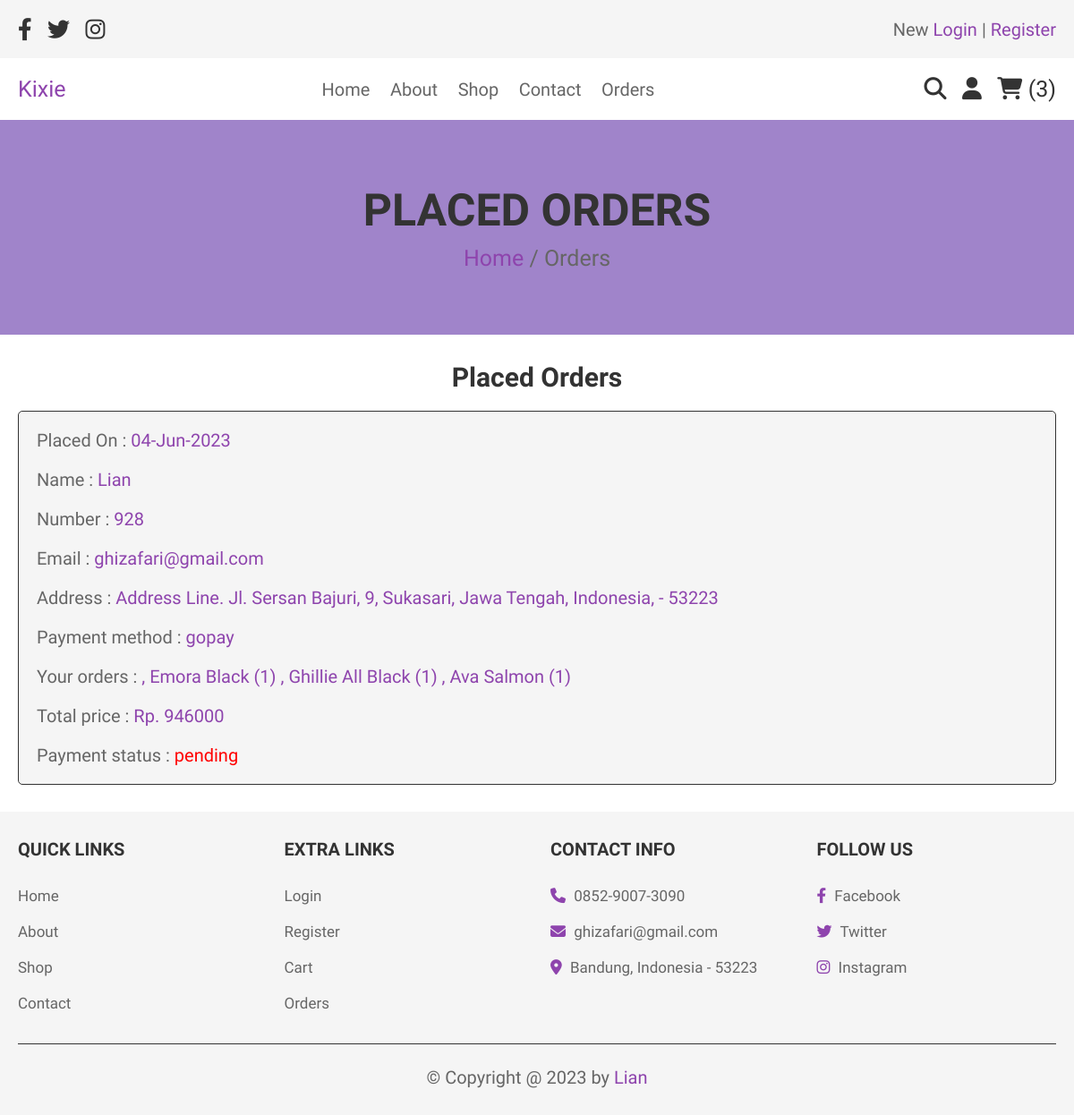
Screenshot of /order.php (signed in) with the database file from the repository.
### tables this page shows
CREATE TABLE `order` (
  `id` int NOT NULL,
  `user_id` int NOT NULL,
  `name` varchar(100) NOT NULL,
  `number` varchar(12) NOT NULL,
  `email` varchar(100) NOT NULL,
  `method` varchar(50) NOT NULL,
  `address` varchar(500) NOT NULL,
  `total_product` varchar(1000) NOT NULL,
  `total_price` int NOT NULL,
  `placed_on` varchar(50) NOT NULL,
  `payment_status` varchar(20) NOT NULL DEFAULT 'pending'
);

### order.php (the view, shortened to what this page needs)
<?php
include 'config.php';
$user_id = $_SESSION['user_id'];
?>
<!DOCTYPE html>
<html lang="en">
<head>
    <link rel="stylesheet" href="https://cdnjs.cloudflare.com/ajax/libs/font-awesome/6.4.0/css/all.min.css">
    <link rel="stylesheet" href="assets/css/style.css">
</head>
<body>
    <?php include 'header.php'; ?>
    <div class="heading">
        <h3>Placed Orders</h3>
        <p> <a href="home.php">Home</a> / Orders </p>
    </div>
    <section class="placed-orders">
        <h1 class="title">Placed Orders</h1>
        <div class="box-container">
            <?php
            $order_query = mysqli_query($conn, "SELECT * FROM `order` WHERE user_id = '$user_id'") or die('query failed');
            if (mysqli_num_rows($order_query) > 0) {
                while ($fetch_orders = mysqli_fetch_assoc($order_query)) {
            ?>
                    <div class="box">
                        <p> Placed On : <span><?php echo $fetch_orders['placed_on']; ?></span> </p>
                        <p> Name : <span><?php echo $fetch_orders['name']; ?></span> </p>
                        <p> Number : <span><?php echo $fetch_orders['number']; ?></span> </p>
                        <p> Email : <span><?php echo $fetch_orders['email']; ?></span> </p>
                        <p> Address : <span><?php echo $fetch_orders['address']; ?></span> </p>
                        <p> Payment method : <span><?php echo $fetch_orders['method']; ?></span> </p>
                        <p> Your orders : <span><?php echo $fetch_orders['total_product']; ?></span> </p>
                        <p> Total price : <span>Rp. <?php echo $fetch_orders['total_price']; ?></span> </p>
                        <p> Payment status : <span style="color:<?php if ($fetch_orders['payment_status'] == 'pending') {
                                                                    echo 'red';
                                                                } else {
                                                                    echo 'green';
                                                                } ?>;"><?php echo $fetch_orders['payment_status']; ?></span> </p>
                    </div>
            <?php
                }
            } else {
                echo '<p class="empty">No orders placed yet!</p>';
            }
            ?>
        </div>
    </section>
    <?php include 'footer.php' ?>
</body>
</html>

### assets/css/style.css (style rules this page uses)
:root { --purple: #8e44ad; --red: #c0392b; --orange: #f39c12; --black: #333; --white: #fff; --light-color: #666; --light-white: #ccc; --light-bg: #f5f5f5; --border: 0.1rem solid var(--black); --box-shadow: 0.5 rem 1 rem rgba(0, 0, 0, 0.1); }
* { font-family: "Chivo", sans-serif; margin: 0; padding: 0; box-sizing: border-box; outline: none; border: none; text-decoration: none; transition: all 0.2s linear; }
html { font-size: 62.5%; overflow-x: hidden; }
section { padding: 3rem 2rem; }
.title { text-align: center; margin-bottom: 2rem; color: var(--black); font-size: 3rem; }
.heading { min-height: 30vh; display: flex; flex-flow: column; align-items: center; justify-content: center; gap: 1rem; background: url(../img/header.png) no-repeat; background-size: cover; background-position: center; text-align: center; }
.heading h3 { font-size: 5rem; color: var(--black); text-transform: uppercase; }
.heading p { font-size: 2.5rem; color: var(--light-color); }
.heading p a { color: var(--purple); }
.placed-orders .box-container { max-width: 1200px; margin: 0 auto; display: flex; flex-wrap: wrap; align-items: center; gap: 1.5rem; }
.placed-orders .box-container .box p span { color: var(--purple); }
.placed-orders .box-container .box { flex: 1 1 40rem; border-radius: 0.5rem; padding: 2rem; border: var(--border); background-color: var(--light-bg); padding: 1rem 2rem; }
.placed-orders .box-container .box p { padding: 1rem 0; font-size: 2rem; color: var(--light-color); }

### rows the page displays
order: placed_on "04-Jun-2023", name "Lian", number "928", email "ghizafari@gmail.com", address "Address Line. Jl. Sersan Bajuri, 9, Sukasari, Jawa Tengah, Indonesia, - 53223", method "gopay", total_product ", Emora Black (1) , Ghillie All Black (1) , Ava Salmon (1)", total_price "946000", payment_status "pending"

### other values shown
$cart_rows_number "3"
